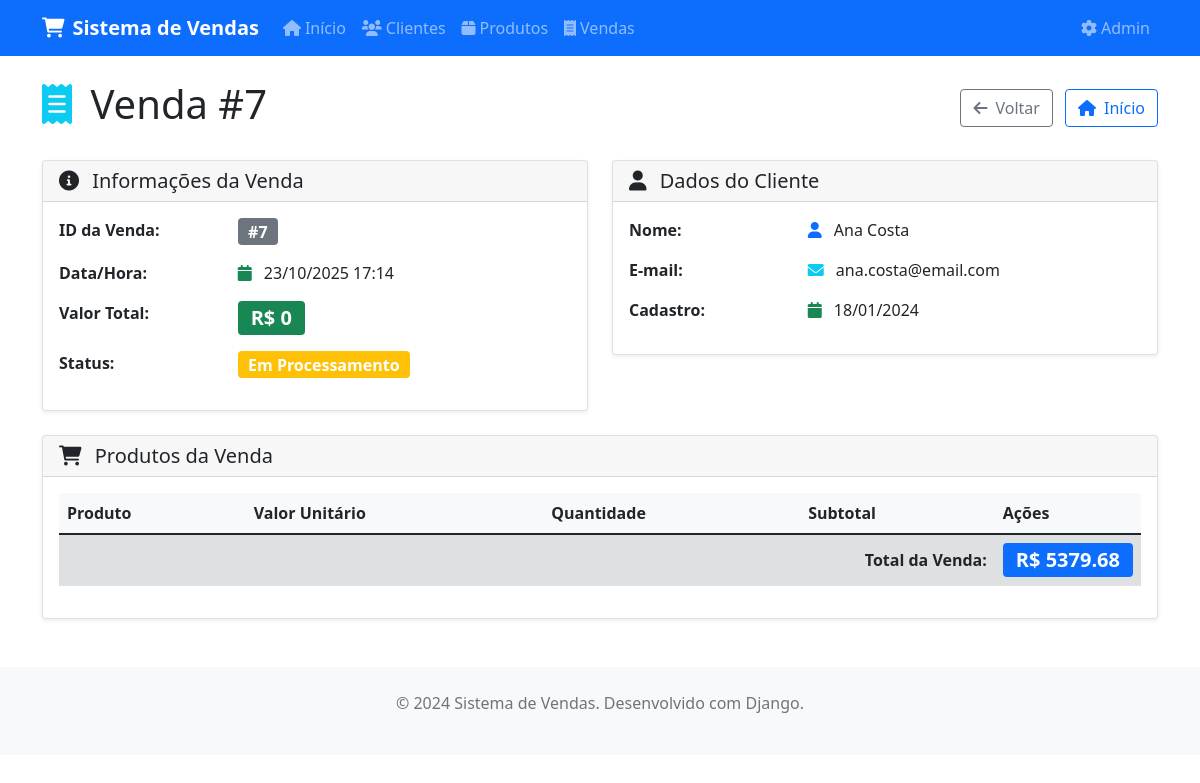
Page /vendas/vendas/7/ on the committed database.
### vendas/models.py (models this page shows, shortened)
class Venda(models.Model):
    STATUS_CHOICES = [
        ('processamento', 'Em Processamento'),
        ('pago', 'Pago'),
        ('cancelado', 'Cancelado'),
    ]
    cliente = models.ForeignKey(Cliente, on_delete=models.CASCADE, verbose_name="Cliente")
    produtos = models.ManyToManyField(Produto, through='ItemVenda', verbose_name="Produtos")
    data_hora = models.DateTimeField(default=timezone.now, verbose_name="Data e Hora")
    valor_total = models.DecimalField(max_digits=10, decimal_places=2, verbose_name="Valor Total")
    status = models.CharField(max_length=20, choices=STATUS_CHOICES, default='processamento', verbose_name="Status")
    class Meta:
        verbose_name = "Venda"
        verbose_name_plural = "Vendas"
        ordering = ['data_hora']
    def pode_ser_cancelada(self):
        if self.status == 'cancelado':
            return False
        data_limite = timezone.now() - timedelta(days=0)
        if self.data_hora < data_limite:
            return False
        return True
    def get_status_display_class(self):
        status_classes = {
            'processamento': 'warning',
            'pago': 'success',
            'cancelado': 'danger',
        }
        return status_classes.get(self.status, 'secondary')

class Cliente(models.Model):
    nome = models.CharField(max_length=200, verbose_name="Nome")
    email = models.EmailField(verbose_name="E-mail")
    data_cadastro = models.DateTimeField(auto_now_add=True, verbose_name="Data de Cadastro")
    class Meta:
        verbose_name = "Cliente"
        verbose_name_plural = "Clientes"
        ordering = ['nome']

### vendas/views.py (the view)
# urls.py: path('vendas/<int:pk>/', views.venda_detail, name='venda_detail'),
def venda_detail(request, pk):
    venda = get_object_or_404(Venda, pk=pk)
    return render(request, 'vendas/venda_detail.html', {'venda': venda})

### vendas/templates/vendas/venda_detail.html (shortened to what this page needs)
{% extends 'vendas/base.html' %}
{% block content %}
<div class="row">
    <div class="col-12">
        <div class="d-flex justify-content-between align-items-center mb-4">
            <h1>
                <i class="fas fa-receipt text-info me-2"></i>
                Venda #{{ venda.id }}
            </h1>
            <div>
                <a href="{% url 'vendas:venda_list' %}" class="btn btn-outline-secondary me-2">
                    <i class="fas fa-arrow-left me-2"></i>Voltar
                </a>
                <a href="{% url 'vendas:home' %}" class="btn btn-outline-primary">
                    <i class="fas fa-home me-2"></i>Início
                </a>
            </div>
        </div>
    </div>
</div>
<div class="row">
    <div class="col-md-6 mb-4">
        <div class="card">
            <div class="card-header">
                <h5 class="mb-0">
                    <i class="fas fa-info-circle me-2"></i>
                    Informações da Venda
                </h5>
            </div>
            <div class="card-body">
                <div class="row mb-3">
                    <div class="col-4">
                        <strong>ID da Venda:</strong>
                    </div>
                    <div class="col-8">
                        <span class="badge bg-secondary fs-6">#{{ venda.id }}</span>
                    </div>
                </div>
                <div class="row mb-3">
                    <div class="col-4">
                        <strong>Data/Hora:</strong>
                    </div>
                    <div class="col-8">
                        <i class="fas fa-calendar text-success me-2"></i>
                        {{ venda.data_hora|date:"d/m/Y H:i" }}
                    </div>
                </div>
                <div class="row mb-3">
                    <div class="col-4">
                        <strong>Valor Total:</strong>
                    </div>
                    <div class="col-8">
                        <span class="badge bg-success fs-5">
                            R$ 0
                        </span>
                    </div>
                </div>
                <div class="row mb-3">
                    <div class="col-4">
                        <strong>Status:</strong>
                    </div>
                    <div class="col-8">
                        <span class="badge bg-{{ venda.get_status_display_class }} fs-6">
                        {{ venda.get_status_display }}
                        </span>
                    </div>
                </div>
            </div>
        </div>
    </div>
    <div class="col-md-6 mb-4">
        <div class="card">
            <div class="card-header">
                <h5 class="mb-0">
                    <i class="fas fa-user me-2"></i>
                    Dados do Cliente
                </h5>
            </div>
            <div class="card-body">
                <div class="row mb-3">
                    <div class="col-4">
                        <strong>Nome:</strong>
                    </div>
                    <div class="col-8">
                        <i class="fas fa-user text-primary me-2"></i>
                    {{ venda.cliente.nome }}
                    </div>
                </div>
                <div class="row mb-3">
                    <div class="col-4">
                        <strong>E-mail:</strong>
                    </div>
                    <div class="col-8">
                        <i class="fas fa-envelope text-info me-2"></i>
                    {{ venda.cliente.email }}
                </div>
                </div>
                <div class="row mb-3">
                    <div class="col-4">
                        <strong>Cadastro:</strong>
                    </div>
                    <div class="col-8">
                        <i class="fas fa-calendar text-success me-2"></i>
                        {{ venda.cliente.data_cadastro|date:"d/m/Y" }}
                    </div>
                </div>
            </div>
        </div>
    </div>
</div>
<div class="row">
    <div class="col-12">
        <div class="card">
            <div class="card-header">
                <h5 class="mb-0">
                    <i class="fas fa-shopping-cart me-2"></i>
                    Produtos da Venda
                </h5>
            </div>
            <div class="card-body">
                {% if venda.itemvenda_set.all %}
                    <div class="table-responsive">
                        <table class="table table-hover">
                            <thead>
                                <tr>
                                    <th>Produto</th>
                                    <th>Valor Unitário</th>
                                    <th>Quantidade</th>
                                    <th>Subtotal</th>
                                    {% if venda.status != 'cancelado' %}
                                        <th width="100">Ações</th>
                                    {% endif %}
                                </tr>
                            </thead>
                            <tfoot>
                                <tr class="table-active">
                                    <th colspan="{% if venda.status != 'cancelado' %}4{% else %}3{% endif %}" class="text-end">Total da Venda:</th>
                                    <th>
                                        <span class="badge bg-primary fs-5">
                                            R$ {{ venda.valor_total }}
                                        </span>
                                    </th>
                                </tr>
                            </tfoot>
                        </table>
                    </div>
                {% else %}
                    <div class="text-center py-3">
                        <i class="fas fa-exclamation-triangle text-warning fa-2x mb-2"></i>
                        <p class="text-muted">Nenhum produto associado a esta venda.</p>
                    </div>
                {% endif %}
            </div>
        </div>
    </div>
</div>
{% endblock %}

### vendas/templates/vendas/base.html (style rules this page uses)
.card { box-shadow: 0 0.125rem 0.25rem rgba(0, 0, 0, 0.075); border: 1px solid rgba(0, 0, 0, 0.125); }
.table th { background-color: #f8f9fa; }

### rows in the picture
Venda: id "7", data_hora "23/10/2025 17:14", status "Em Processamento", cliente.nome "Ana Costa", cliente.email "ana.costa@email.com", cliente.data_cadastro "18/01/2024", valor_total "5379.68"
